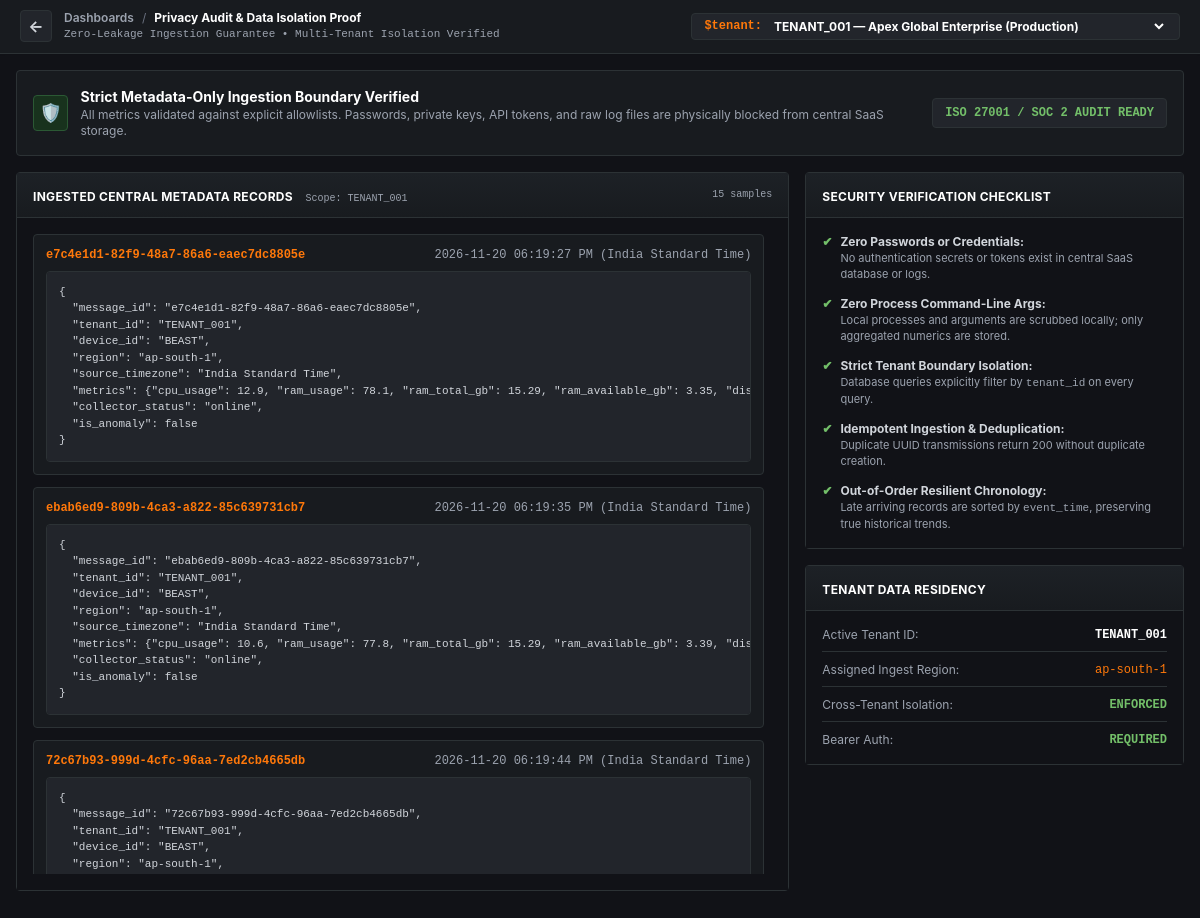
The page /privacy-audit on the database as committed earlier.
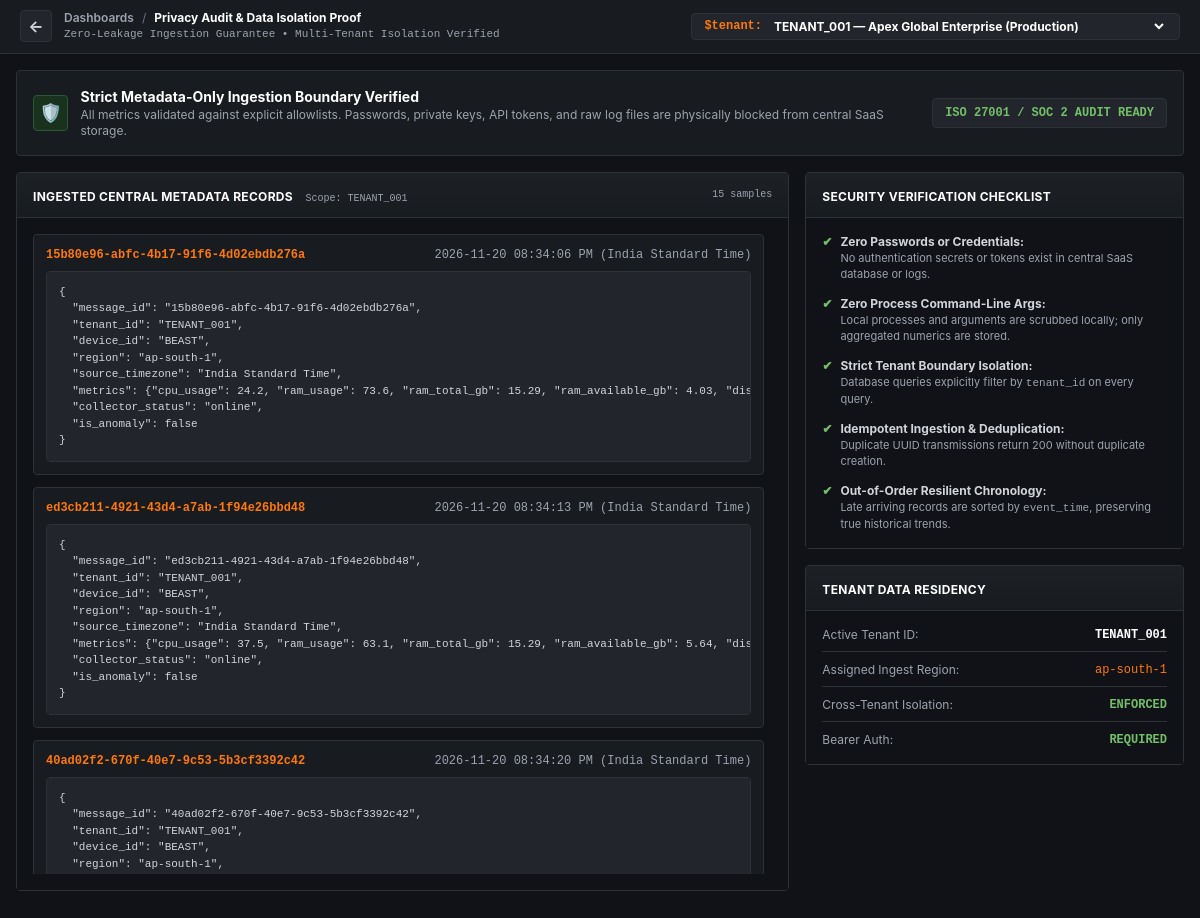
The same page on the database as committed later.
### storage/models.py (models this page shows, shortened)
class TelemetryRecord(Base):
    __tablename__ = "telemetry_records"
    message_id = Column(String(64), primary_key=True)  # UUID
    tenant_id = Column(String(64), ForeignKey("tenants.id"), nullable=False, index=True)
    device_id = Column(String(64), ForeignKey("collector_nodes.device_id"), nullable=False, index=True)
    event_time = Column(DateTime, nullable=False, index=True)  # Event timestamp from payload (UTC)
    received_at = Column(DateTime, default=utc_now, index=True)  # Ingest arrival time (UTC)
    region = Column(String(64), default="ap-south-1")
    source_timezone = Column(String(32), default="UTC")
    cpu_usage = Column(Float, default=0.0)
    ram_usage = Column(Float, default=0.0)
    disk_usage = Column(Float, default=0.0)
    network_latency_ms = Column(Float, default=0.0)
    packet_loss_percent = Column(Float, default=0.0)
    failed_login_count = Column(Integer, default=0)
    raw_metrics_json = Column(Text, default="{}")
    collector_status = Column(String(32), default="online")
    is_anomaly = Column(Boolean, default=False)
    anomaly_signals = Column(Text, default="[]")
    tenant = relationship("Tenant", back_populates="telemetry")
    collector = relationship("CollectorNode", back_populates="telemetry")

### dashboard/routes.py (the view)
@router.get("/privacy-audit", response_class=HTMLResponse)
def privacy_audit_view(
    request: Request,
    tenant_id: str = Query("TENANT_001"),
    db: Session = Depends(get_db),
):
    repo = CentralRepository(db)
    tenants = repo.get_all_tenants()
    records = repo.get_telemetry_series(tenant_id, limit=15)
    return templates.TemplateResponse(
        request=request,
        name="audit.html",
        context={
            "current_tenant": tenant_id,
            "tenants": tenants,
            "records": records,
            "settings": settings,
        },
    )

### dashboard/templates/audit.html (shortened to what this page needs)
<!DOCTYPE html>
<html lang="en" class="dark">
<head>
  <script src="https://cdn.tailwindcss.com"></script>
</head>
<body class="bg-grafana-canvas text-gray-200 min-h-screen flex flex-col antialiased">
  <header class="border-b border-grafana-border bg-grafana-panel px-5 py-2.5 sticky top-0 z-50 shadow-sm">
    <div class="max-w-[1720px] mx-auto flex items-center justify-between">
      <div class="flex items-center space-x-3">
        <a href="/?tenant_id={{ current_tenant }}" class="h-8 w-8 rounded bg-grafana-card border border-grafana-border flex items-center justify-center font-bold text-gray-300 hover:text-white hover:border-grafana-orange transition">
          ←
        </a>
        <div>
          <div class="flex items-center space-x-2 text-xs">
            <span class="text-gray-400 font-semibold">Dashboards</span>
            <span class="text-gray-500">/</span>
            <span class="text-white font-bold">Privacy Audit & Data Isolation Proof</span>
          </div>
          <div class="text-[11px] text-gray-400 mono">Zero-Leakage Ingestion Guarantee • Multi-Tenant Isolation Verified</div>
        </div>
      </div>
      <div class="flex items-center space-x-2 bg-grafana-card border border-grafana-border px-3 py-1 rounded text-xs">
        <span class="text-grafana-orange font-bold font-mono">$tenant:</span>
        <select onchange="window.location.href='/privacy-audit?tenant_id=' + this.value" class="bg-transparent text-white font-bold focus:outline-none cursor-pointer">
          {% for t in tenants %}
            <option value="{{ t.id }}" {% if t.id == current_tenant %}selected{% endif %} class="bg-grafana-card text-gray-200">
              {{ t.id }} — {{ t.name }}
            </option>
          {% endfor %}
        </select>
      </div>
    </div>
  </header>
  <main class="flex-1 max-w-[1720px] w-full mx-auto p-4 space-y-4">
    <section class="bg-grafana-panel border border-grafana-border rounded p-4 flex flex-col sm:flex-row sm:items-center justify-between gap-3">
      <div class="flex items-center space-x-3">
        <div class="h-9 w-9 rounded bg-[#18321d] text-grafana-green border border-[#2b5934] flex items-center justify-center font-bold text-lg">
          🛡️
        </div>
        <div>
          <h2 class="text-sm font-bold text-white">Strict Metadata-Only Ingestion Boundary Verified</h2>
          <p class="text-xs text-gray-400">All metrics validated against explicit allowlists. Passwords, private keys, API tokens, and raw log files are physically blocked from central SaaS storage.</p>
        </div>
      </div>
      <span class="text-xs font-bold px-3 py-1.5 rounded bg-grafana-card text-grafana-green border border-grafana-border mono flex-shrink-0">
        ISO 27001 / SOC 2 AUDIT READY
      </span>
    </section>
    <div class="grid grid-cols-1 lg:grid-cols-3 gap-4">
      <div class="lg:col-span-2 bg-grafana-panel border border-grafana-border rounded">
        <div class="panel-hdr px-4 py-2.5 flex items-center justify-between">
          <div>
            <span class="text-xs font-bold text-white uppercase tracking-wide">Ingested Central Metadata Records</span>
            <span class="text-[10px] text-gray-400 mono ml-2">Scope: {{ current_tenant }}</span>
          </div>
          <span class="text-[10px] font-mono text-gray-400">{{ records|length }} samples</span>
        </div>
        <div class="p-4 bg-grafana-canvas space-y-3">
          {% if records|length == 0 %}
            <div class="text-center py-12 text-gray-500 text-xs mono">
              No telemetry records currently ingested for {{ current_tenant }}.
            </div>
          {% else %}
            <div class="space-y-3 max-h-[640px] overflow-y-auto pr-2">
              {% for r in records %}
                <div class="bg-grafana-panel border border-grafana-border rounded p-3 space-y-2">
                  <div class="flex items-center justify-between text-xs">
                    <span class="font-mono text-grafana-orange font-bold">{{ r.message_id }}</span>
                    <span class="font-mono text-gray-400">{{ r.event_time.strftime('%Y-%m-%d %I:%M:%S %p') if r.event_time else '' }} ({{ r.source_timezone }})</span>
                  </div>
                  <pre class="bg-grafana-card p-3 rounded font-mono text-[11px] text-gray-300 overflow-x-auto border border-grafana-border">{
  "message_id": "{{ r.message_id }}",
  "tenant_id": "{{ r.tenant_id }}",
  "device_id": "{{ r.device_id }}",
  "region": "{{ r.region }}",
  "source_timezone": "{{ r.source_timezone }}",
  "metrics": {{ r.raw_metrics_json }},
  "collector_status": "{{ r.collector_status }}",
  "is_anomaly": {{ 'true' if r.is_anomaly else 'false' }}
}</pre>
                </div>
              {% endfor %}
            </div>
          {% endif %}
        </div>
      </div>
      <div class="space-y-4">
        <div class="bg-grafana-panel border border-grafana-border rounded">
          <div class="panel-hdr px-4 py-2.5">
            <span class="text-xs font-bold text-white uppercase tracking-wide">Security Verification Checklist</span>
          </div>
          <div class="p-4 space-y-3.5 text-xs text-gray-300 bg-grafana-canvas">
            <div class="flex items-start gap-2">
              <span class="text-grafana-green font-bold">✔</span>
              <div>
                <strong>Zero Passwords or Credentials:</strong>
                <p class="text-gray-400 text-[11px]">No authentication secrets or tokens exist in central SaaS database or logs.</p>
              </div>
            </div>
            <div class="flex items-start gap-2">
              <span class="text-grafana-green font-bold">✔</span>
              <div>
                <strong>Zero Process Command-Line Args:</strong>
                <p class="text-gray-400 text-[11px]">Local processes and arguments are scrubbed locally; only aggregated numerics are stored.</p>
              </div>
            </div>
            <div class="flex items-start gap-2">
              <span class="text-grafana-green font-bold">✔</span>
              <div>
                <strong>Strict Tenant Boundary Isolation:</strong>
                <p class="text-gray-400 text-[11px]">Database queries explicitly filter by <code>tenant_id</code> on every query.</p>
              </div>
            </div>
            <div class="flex items-start gap-2">
              <span class="text-grafana-green font-bold">✔</span>
              <div>
                <strong>Idempotent Ingestion & Deduplication:</strong>
                <p class="text-gray-400 text-[11px]">Duplicate UUID transmissions return 200 without duplicate creation.</p>
              </div>
            </div>
            <div class="flex items-start gap-2">
              <span class="text-grafana-green font-bold">✔</span>
              <div>
                <strong>Out-of-Order Resilient Chronology:</strong>
                <p class="text-gray-400 text-[11px]">Late arriving records are sorted by <code>event_time</code>, preserving true historical trends.</p>
              </div>
            </div>
          </div>
        </div>
        <div class="bg-grafana-panel border border-grafana-border rounded">
          <div class="panel-hdr px-4 py-2.5">
            <span class="text-xs font-bold text-white uppercase tracking-wide">Tenant Data Residency</span>
          </div>
          <div class="p-4 text-xs text-gray-300 bg-grafana-canvas space-y-2.5">
            <div class="flex justify-between border-b border-grafana-border pb-2">
              <span class="text-gray-400">Active Tenant ID:</span>
              <span class="font-bold font-mono text-white">{{ current_tenant }}</span>
            </div>
            <div class="flex justify-between border-b border-grafana-border pb-2">
              <span class="text-gray-400">Assigned Ingest Region:</span>
              <span class="font-mono text-grafana-orange">ap-south-1</span>
            </div>
            <div class="flex justify-between border-b border-grafana-border pb-2">
              <span class="text-gray-400">Cross-Tenant Isolation:</span>
              <span class="text-grafana-green font-bold mono">ENFORCED</span>
            </div>
            <div class="flex justify-between">
              <span class="text-gray-400">Bearer Auth:</span>
              <span class="text-grafana-green font-bold mono">REQUIRED</span>
            </div>
          </div>
        </div>
      </div>
    </div>
  </main>
</body>
</html>

### dashboard/templates/audit.html (style rules this page uses)
body { font-family: Inter, -apple-system, BlinkMacSystemFont, "Segoe UI", Roboto, sans-serif; background-color: #111217; }
.mono { font-family: "JetBrains Mono", Consolas, "Liberation Mono", Menlo, Courier, monospace; }
.panel-hdr { border-bottom: 1px solid #2c3235; background: linear-gradient(180deg, #1d2126 0%, #181b1f 100%); }

Rows that differ between the two databases and show on the page:
no longer on this page (row unchanged): TelemetryRecord: message_id "e7c4e1d1-82f9-48a7-86a6-eaec7dc8805e", event_time "2026-11-20 06:19:27 PM", source_timezone "India Standard Time", tenant_id "TENANT_001", device_id "BEAST", region "ap-south-1", raw_metrics_json "{\"cpu_usage\": 12.9, \"ram_usage\": 78.1, \"ram_total_gb\": 15.29, \"ram_available_gb\": 3.35,…", collector_status "online", is_anomaly "false"
no longer on this page (row unchanged): TelemetryRecord: message_id "ebab6ed9-809b-4ca3-a822-85c639731cb7", event_time "2026-11-20 06:19:35 PM", source_timezone "India Standard Time", tenant_id "TENANT_001", device_id "BEAST", region "ap-south-1", raw_metrics_json "{\"cpu_usage\": 10.6, \"ram_usage\": 77.8, \"ram_total_gb\": 15.29, \"ram_available_gb\": 3.39,…", collector_status "online", is_anomaly "false"
no longer on this page (row unchanged): TelemetryRecord: message_id "72c67b93-999d-4cfc-96aa-7ed2cb4665db", event_time "2026-11-20 06:19:44 PM", source_timezone "India Standard Time", tenant_id "TENANT_001", device_id "BEAST", region "ap-south-1"
added TelemetryRecord: message_id "15b80e96-abfc-4b17-91f6-4d02ebdb276a", event_time "2026-11-20 08:34:06 PM", source_timezone "India Standard Time", tenant_id "TENANT_001", device_id "BEAST", region "ap-south-1", raw_metrics_json "{\"cpu_usage\": 24.2, \"ram_usage\": 73.6, \"ram_total_gb\": 15.29, \"ram_available_gb\": 4.03,…", collector_status "online", is_anomaly "false"
added TelemetryRecord: message_id "ed3cb211-4921-43d4-a7ab-1f94e26bbd48", event_time "2026-11-20 08:34:13 PM", source_timezone "India Standard Time", tenant_id "TENANT_001", device_id "BEAST", region "ap-south-1", raw_metrics_json "{\"cpu_usage\": 37.5, \"ram_usage\": 63.1, \"ram_total_gb\": 15.29, \"ram_available_gb\": 5.64,…", collector_status "online", is_anomaly "false"
added TelemetryRecord: message_id "40ad02f2-670f-40e7-9c53-5b3cf3392c42", event_time "2026-11-20 08:34:20 PM", source_timezone "India Standard Time", tenant_id "TENANT_001", device_id "BEAST", region "ap-south-1"
